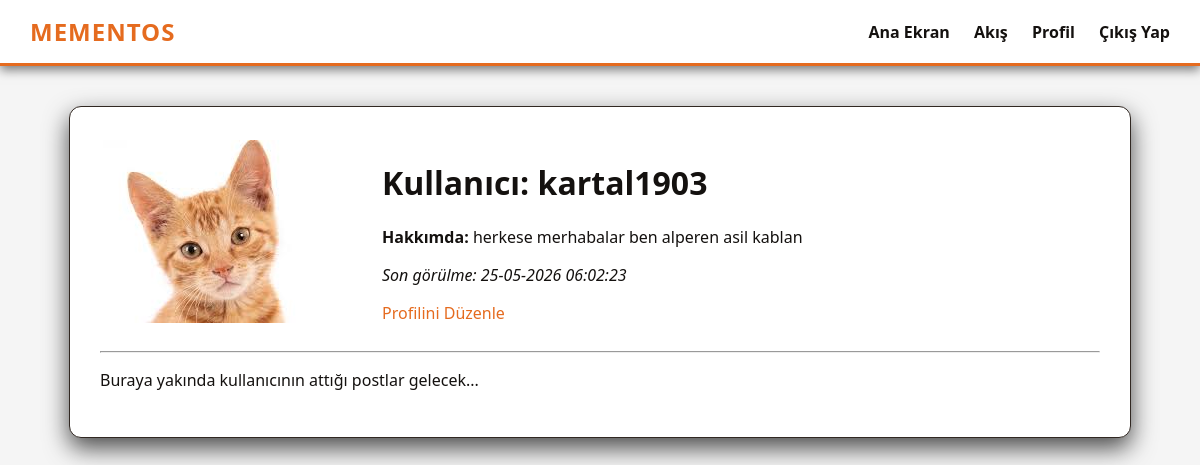
/user/kartal1903 (signed in), run on an earlier commit of the app's database.
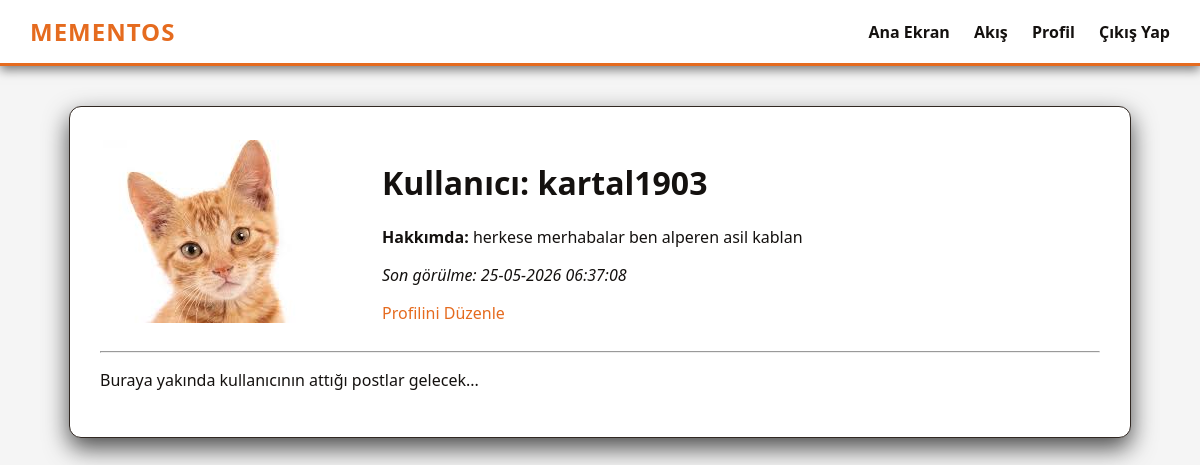
And on a later commit of the database.
### app/models.py (models this page shows, shortened)
class User(UserMixin, db.Model):
    id: so.Mapped[int] = so.mapped_column(primary_key=True)
    username: so.Mapped[str] = so.mapped_column(sa.String(64), index=True, unique=True)
    email: so.Mapped[str] = so.mapped_column(sa.String(120), index=True, unique=True)
    password_hash: so.Mapped[Optional[str]] = so.mapped_column(sa.String(256))
    about_me: so.Mapped[Optional[str]] = so.mapped_column(sa.String(140))
    last_seen: so.Mapped[Optional[datetime]] = so.mapped_column(default=lambda: datetime.now(timezone.utc))
    profile_pic: so.Mapped[Optional[str]] = so.mapped_column(sa.String(120))
    posts: so.WriteOnlyMapped['Post'] = so.relationship(back_populates='author', cascade='all, delete-orphan')
    comments: so.WriteOnlyMapped['Comment'] = so.relationship(back_populates='author', cascade='all, delete-orphan')
    likes: so.WriteOnlyMapped['Like'] = so.relationship(back_populates='author', cascade='all, delete-orphan')
    followed: so.WriteOnlyMapped['User'] = so.relationship(
        secondary=followers,
        primaryjoin=(followers.c.follower_id == id),
        secondaryjoin=(followers.c.followed_id == id),
        back_populates='followers'
    )
    followers: so.WriteOnlyMapped['User'] = so.relationship(
        secondary=followers,
        primaryjoin=(followers.c.followed_id == id),
        secondaryjoin=(followers.c.follower_id == id),
        back_populates='followed'
    )
    def avatar(self, size):
        if self.profile_pic:
            return f'/static/profile_pics/{self.profile_pic}'
        return f'https://ui-avatars.com/api/?name={self.username}&background=E56B1F&color=fff&size={size}'

### app/main/routes.py (the view)
@bp.route('/user/<username>')
@login_required
def user(username):
    user = db.first_or_404(db.select(User).filter_by(username=username))
    return render_template('user.html', user=user)

### app/main/routes.py (called while the page is built)
@bp.before_request
def before_request():
    if current_user.is_authenticated:
        current_user.last_seen = datetime.now(timezone.utc)
        db.session.commit()

### app/models.py (called while the page is built)
@login.user_loader
def load_user(id):
    return db.session.get(User, int(id))

### app/templates/user.html
{% extends "base.html" %}
{% block content %}
    <table>
        <tr valign="top">
            <td><img src="{{ user.avatar(128) }}"></td>
            <td>
                <h1>Kullanıcı: {{ user.username }}</h1>
                {% if user.about_me %}<p><b>Hakkımda:</b> {{ user.about_me }}</p>{% endif %}
                {% if user.last_seen %}<p><i>Son görülme: {{ user.last_seen.strftime('%d-%m-%Y %H:%M:%S') }}</i></p>{% endif %}
                {% if user == current_user %}
                <p><a href="{{ url_for('main.edit_profile') }}">Profilini Düzenle</a></p>
                {% endif %}
            </td>
        </tr>
    </table>
    <hr>
    <p>Buraya yakında kullanıcının attığı postlar gelecek...</p>
{% endblock %}

### app/templates/base.html (shortened to what this page needs)
<!DOCTYPE html>
<html lang="tr">
<head>
    <link rel="stylesheet" href="{{ url_for('static', filename='css/style.css') }}">
</head>
<body>
    <nav class="navbar">
        <a class="navbar-brand" href="{{ url_for('main.index') }}">MementOS</a>
        <div class="navbar-links">
            <a href="{{ url_for('main.index') }}">Ana Ekran</a>
            {% if current_user.is_anonymous %}
                <a href="{{ url_for('auth.login') }}">Giriş Yap</a>
                <a href="{{ url_for('auth.register') }}">Kayıt Ol</a>
            {% else %}
                <a href="{{ url_for('main.feed') }}">Akış</a>
                <a href="{{ url_for('main.user', username=current_user.username) }}">Profil</a>
                <a href="{{ url_for('auth.logout') }}">Çıkış Yap</a>
            {% endif %}
        </div>
    </nav>
    <div class="container">
        {% block content %}{% endblock %}
    </div>
</body>
</html>

### app/static/css/style.css (style rules this page uses)
:root { --bg-dark: #F5F5F5; --box-bg: #FFFFFF; --text-main: #14110F; --accent-orange: #E56B1F; --accent-brown: #D49A73; --input-bg: #EEEEEE; --window-header: #E0E0E0; --window-header-text: #333; --masonry-bg: rgba(255, 255, 255, 0.85); }
body { background-color: var(--bg-dark); color: var(--text-main); font-family: 'Segoe UI', Tahoma, Geneva, Verdana, sans-serif; margin: 0; padding: 0; }
.navbar { background-color: var(--box-bg); padding: 15px 30px; display: flex; justify-content: space-between; align-items: center; border-bottom: 3px solid var(--accent-orange); box-shadow: 0 4px 10px rgba(0,0,0,0.5); }
.navbar-brand { font-size: 1.5em; font-weight: 900; color: var(--accent-orange); text-decoration: none; letter-spacing: 1px; text-transform: uppercase; }
.navbar-links a { color: var(--text-main); text-decoration: none; margin-left: 20px; font-weight: bold; transition: color 0.3s ease; }
.container { max-width: 1000px; margin: 40px auto; padding: 30px; background-color: var(--box-bg); border-radius: 12px; box-shadow: 0 10px 25px rgba(0,0,0,0.7); border: 1px solid #312822; }
a { color: var(--accent-orange); text-decoration: none; }

What changed in the data, as far as the page shows it:
changed User "kartal1903": last_seen "25-05-2026 06:02:23" → "25-05-2026 06:37:08"
